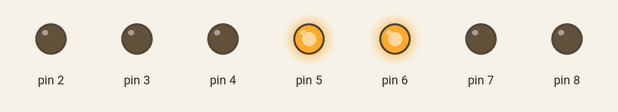
This sketch was run on a simulated Arduino Uno, built with avr-gcc and run on an emulated ATmega328P. Shown: output pins drawn as LEDs (lit = HIGH).

Above: at 0.5 s.
At 2.5 s:
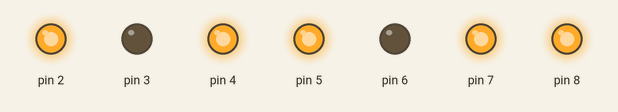
At 3.5 s:
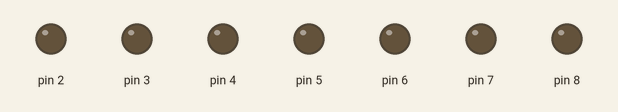
Timing chart, 0 to 5.2 s (numbered marks = the images above):
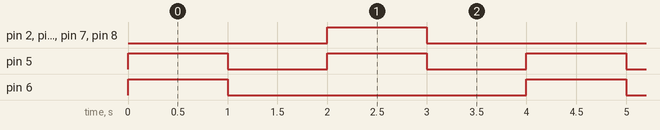

The sketch:

light_up_for_video.ino
```cpp
void setup() {
  // put your setup code here, to run once:
  for(int i = 2; i <= 8; i++){
    pinMode(i,OUTPUT);
  }

}

void loop() {
  // put your main code here, to run repeatedly:
  one();
  delay(1000);
  reset();
  delay(1000);
  two();
  delay(1000);
  reset();
  delay(1000);

}

void one(){
  digitalWrite(5,HIGH);
  digitalWrite(6,HIGH);
}

void reset(){
  for(int i = 2; i <= 8; i++){
    digitalWrite(i,LOW);
  }
}
void two(){
 digitalWrite(4,HIGH);
 digitalWrite(5,HIGH);
 digitalWrite(2,HIGH);
 digitalWrite(8,HIGH);
 digitalWrite(7,HIGH);
}
```

Measured:
- by itself, pin 2, pin 4, pin 6–8: alternates HIGH for 1.0 s and LOW for 3.0 s
- by itself, pin 5: alternates HIGH for 1.0 s and LOW for 1.0 s
- by itself, everything shown: repeats every 4.0 s, in 4 steps
